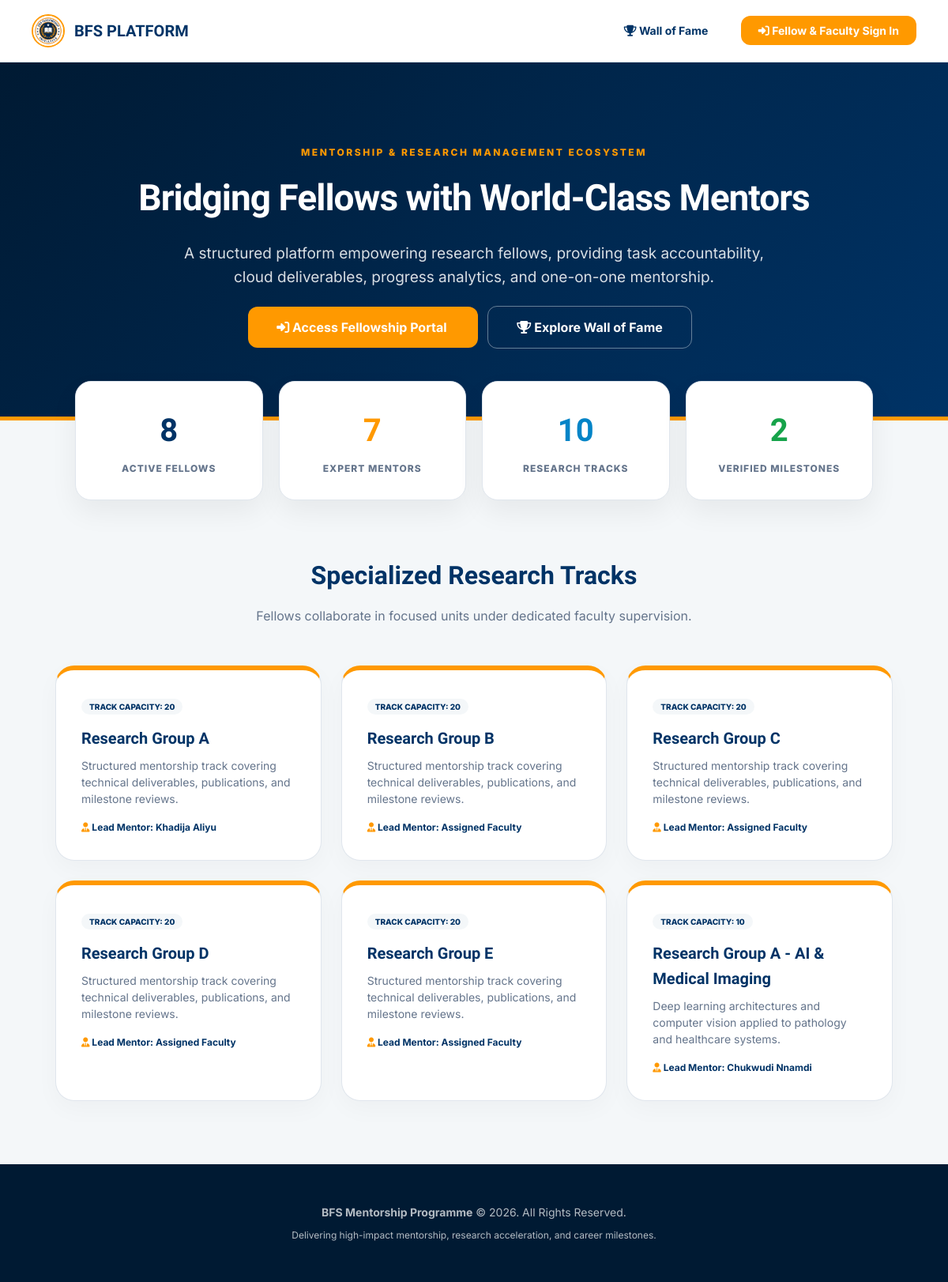
The page / on the database its author committed.
### groups/models.py (models this page shows, shortened)
class Group(models.Model):
    JOIN_CHOICES = [('open', 'Open'), ('approval', 'Approval Required'), ('closed', 'Closed')]
    STATUS_CHOICES = [('active', 'Active'), ('archived', 'Archived')]
    name = models.CharField(max_length=120)
    description = models.TextField(blank=True)
    capacity = models.PositiveIntegerField(default=20)
    join_status = models.CharField(max_length=15, choices=JOIN_CHOICES, default='approval')
    status = models.CharField(max_length=10, choices=STATUS_CHOICES, default='active')
    mentor = models.ForeignKey(
        settings.AUTH_USER_MODEL,
        on_delete=models.SET_NULL,
        null=True,
        blank=True,
        related_name='mentored_groups'
    )
    coordinator = models.ForeignKey(
        settings.AUTH_USER_MODEL,
        on_delete=models.SET_NULL,
        null=True,
        related_name='coordinated_groups'
    )
    created_at = models.DateTimeField(auto_now_add=True)

### accounts/models.py (models this page shows, shortened)
class User(AbstractUser):
    ROLE_CHOICES = [
        ('mentee', 'Mentee'),
        ('mentor', 'Mentor'),
        ('management', 'Management Team'),
        ('coordinator', 'Programme Coordinator'),
    ]
    role = models.CharField(max_length=20, choices=ROLE_CHOICES, default='mentee')
    phone = models.CharField(max_length=20, blank=True)
    bio = models.TextField(blank=True)
    avatar_url = models.URLField(blank=True)   # Link to OneDrive/SharePoint photo
    is_verified = models.BooleanField(default=False)
    linkedin_url = models.URLField(blank=True, verbose_name="LinkedIn Profile")
    github_url = models.URLField(blank=True, verbose_name="GitHub/Portfolio")
    cv_url = models.URLField(blank=True, verbose_name="CV/Resume (OneDrive Link)")
    qualification = models.CharField(max_length=120, blank=True, help_text="e.g. B.Sc, M.Sc, Ph.D, Professional Fellow")
    expertise = models.CharField(max_length=150, blank=True, help_text="e.g. Software Engineering, AI, Cloud, Research")
    academic_status = models.CharField(max_length=100, blank=True, help_text="e.g. Student, Recent Graduate, Professional")
    interests = models.TextField(blank=True, help_text="Areas of interest or specialization")
    career_goal = models.TextField(blank=True, help_text="Mentee primary career and learning goal")

### core/views.py (the view)
# urls.py: 2. Add a URL to urlpatterns:  path('', views.home, name='home')
def home(request):
    if request.user.is_authenticated:
        return redirect('dashboard:home')
    total_mentees = User.objects.filter(role='mentee').count()
    total_mentors = User.objects.filter(role='mentor').count()
    total_tracks = Group.objects.filter(status='active').count()
    total_achievements = Achievement.objects.filter(status='verified').count()
    recognitions = Recognition.objects.all()[:4]
    tracks = Group.objects.filter(status='active')[:6]
    context = {
        'total_mentees': total_mentees,
        'total_mentors': total_mentors,
        'total_tracks': total_tracks,
        'total_achievements': total_achievements,
        'recognitions': recognitions,
        'tracks': tracks,
    }
    return render(request, 'core/home.html', context)

### notifications/context_processors.py (called while the page is built, shortened)
def notification_context(request):
    return {
        'unread_notifications_count': 0,
        'latest_notifications': []
    }

### templates/core/home.html (shortened to what this page needs)
{% load static %}
<!DOCTYPE html>
<html lang="en">
<head>
    <link rel="stylesheet" href="https://cdnjs.cloudflare.com/ajax/libs/font-awesome/6.4.0/css/all.min.css">
</head>
<body>
    <nav class="navbar">
        <a href="/" class="brand">
            <img src="{% static 'images/logo.jpg' %}" alt="BFS Logo">
            <span>BFS PLATFORM</span>
        </a>
        <div>
            <a href="{% url 'core:wall_of_fame' %}" class="btn-nav" style="color: var(--navy); margin-right: 15px;"><i class="fas fa-trophy"></i> Wall of Fame</a>
            <a href="{% url 'accounts:login' %}" class="btn-nav btn-register"><i class="fas fa-sign-in-alt"></i> Fellow & Faculty Sign In</a>
        </div>
    </nav>
    <header class="hero">
        <span style="font-size: 12px; font-weight: 800; color: var(--gold); text-transform: uppercase; letter-spacing: 2.5px; display: inline-block; margin-bottom: 12px;">
            Mentorship & Research Management Ecosystem
        </span>
        <h1>Bridging Fellows with World-Class Mentors</h1>
        <p>A structured platform empowering research fellows, providing task accountability, cloud deliverables, progress analytics, and one-on-one mentorship.</p>
        <div>
            <a href="{% url 'accounts:login' %}" class="btn-nav btn-register" style="padding: 16px 36px; font-size: 16px;">
                <i class="fas fa-sign-in-alt"></i> Access Fellowship Portal
            </a>
            <a href="{% url 'core:wall_of_fame' %}" class="btn-nav btn-login" style="padding: 16px 36px; font-size: 16px; color: white; border-color: rgba(255,255,255,0.4); margin-left: 12px;">
                <i class="fas fa-trophy"></i> Explore Wall of Fame
            </a>
        </div>
    </header>
    <div class="stats-grid">
        <div class="stat-card">
            <div class="val">{{ total_mentees|default:"50+" }}</div>
            <div class="lbl">Active Fellows</div>
        </div>
        <div class="stat-card">
            <div class="val" style="color: var(--gold);">{{ total_mentors|default:"15+" }}</div>
            <div class="lbl">Expert Mentors</div>
        </div>
        <div class="stat-card">
            <div class="val" style="color: #0284c7;">{{ total_tracks|default:"5" }}</div>
            <div class="lbl">Research Tracks</div>
        </div>
        <div class="stat-card">
            <div class="val" style="color: #16a34a;">{{ total_achievements|default:"25+" }}</div>
            <div class="lbl">Verified Milestones</div>
        </div>
    </div>
    <section class="section">
        <h2 class="section-title">Specialized Research Tracks</h2>
        <p class="section-subtitle">Fellows collaborate in focused units under dedicated faculty supervision.</p>
        <div class="tracks-grid">
            {% for t in tracks %}
            <div class="track-card">
                <span style="font-size: 10px; font-weight: 800; background: var(--bg); color: var(--navy); padding: 4px 10px; border-radius: 12px; text-transform: uppercase;">
                    Track Capacity: {{ t.capacity }}
                </span>
                <h3 style="margin: 12px 0 8px; font-family: 'Lexend'; color: var(--navy); font-size: 20px;">{{ t.name }}</h3>
                <p style="margin: 0 0 16px; color: #64748b; font-size: 14px; line-height: 1.5;">
                    {{ t.description|default:"Structured mentorship track covering technical deliverables, publications, and milestone reviews." }}
                </p>
                <div style="font-size: 12px; color: var(--navy); font-weight: 700;">
                    <i class="fas fa-user-tie" style="color: var(--gold);"></i> Lead Mentor: {{ t.mentor.get_full_name|default:"Assigned Faculty" }}
                </div>
            </div>
            {% endfor %}
        </div>
    </section>
    <footer>
        <p style="margin-bottom: 8px;"><strong>BFS Mentorship Programme</strong> &copy; 2026. All Rights Reserved.</p>
        <p style="font-size: 12px;">Delivering high-impact mentorship, research acceleration, and career milestones.</p>
    </footer>
</body>
</html>

### templates/core/home.html (style rules this page uses)
:root { --navy: #003366; --navy-dark: #001a33; --gold: #FF9900; --gold-soft: rgba(255, 153, 0, 0.12); --bg: #F4F7F9; --line: #E0E6ED; }
* { box-sizing: border-box; margin: 0; padding: 0; }
body { font-family: 'Inter', sans-serif; background: var(--bg); color: #1e293b; line-height: 1.6; }
.navbar { background: white; border-bottom: 1px solid var(--line); padding: 18px 40px; display: flex; justify-content: space-between; align-items: center; position: sticky; top: 0; z-index: 100; }
.brand { display: flex; align-items: center; gap: 12px; text-decoration: none; }
.brand img { width: 42px; height: 42px; border-radius: 50%; border: 2px solid var(--gold); }
.brand span { font-family: 'Lexend'; font-weight: 800; font-size: 20px; color: var(--navy); }
.btn-nav { padding: 10px 22px; border-radius: 12px; font-weight: 700; font-size: 14px; text-decoration: none; transition: 0.3s; }
.btn-login { background: transparent; color: var(--navy); border: 1.5px solid var(--navy); margin-right: 10px; }
.btn-register { background: var(--gold); color: white; border: none; }
.hero { background: linear-gradient(135deg, var(--navy-dark) 0%, var(--navy) 100%); color: white; padding: 100px 30px; text-align: center; border-bottom: 5px solid var(--gold); }
.hero h1 { font-family: 'Lexend'; font-size: 46px; font-weight: 800; margin-bottom: 18px; letter-spacing: -1px; }
.hero p { font-size: 19px; max-width: 750px; margin: 0 auto 35px; color: rgba(255,255,255,0.85); }
.stats-grid { display: grid; grid-template-columns: repeat(auto-fit, minmax(200px, 1fr)); gap: 20px; max-width: 1050px; margin: -50px auto 70px; padding: 0 20px; }
.stat-card { background: white; border-radius: 20px; padding: 30px 20px; text-align: center; box-shadow: 0 15px 35px rgba(0,0,0,0.06); border: 1px solid var(--line); }
.stat-card .val { font-size: 40px; font-weight: 900; color: var(--navy); font-family: 'Lexend'; }
.stat-card .lbl { font-size: 12px; font-weight: 800; color: #64748b; text-transform: uppercase; letter-spacing: 1px; margin-top: 6px; }
.section { max-width: 1100px; margin: 0 auto 80px; padding: 0 20px; }
.section-title { font-family: 'Lexend'; font-size: 32px; color: var(--navy); text-align: center; margin-bottom: 12px; font-weight: 800; }
.section-subtitle { text-align: center; color: #64748b; font-size: 16px; margin-bottom: 50px; }
.tracks-grid { display: grid; grid-template-columns: repeat(auto-fit, minmax(300px, 1fr)); gap: 25px; }
.track-card { background: white; border-radius: 24px; padding: 32px; border: 1px solid var(--line); box-shadow: 0 10px 30px rgba(0,0,0,0.03); border-top: 6px solid var(--gold); }
footer { background: var(--navy-dark); color: rgba(255,255,255,0.7); padding: 50px 20px; text-align: center; font-size: 14px; }

### rows shown on the page
Group: capacity "20", name "Research Group A", description "Structured mentorship track covering technical deliverables, publications, and milestone reviews.", mentor.get_full_name "Khadija Aliyu"
Group: capacity "20", name "Research Group B", description "Structured mentorship track covering technical deliverables, publications, and milestone reviews.", mentor.get_full_name "Assigned Faculty"
Group: capacity "20", name "Research Group C", description "Structured mentorship track covering technical deliverables, publications, and milestone reviews.", mentor.get_full_name "Assigned Faculty"
Group: capacity "20", name "Research Group D", description "Structured mentorship track covering technical deliverables, publications, and milestone reviews.", mentor.get_full_name "Assigned Faculty"
Group: capacity "20", name "Research Group E", description "Structured mentorship track covering technical deliverables, publications, and milestone reviews.", mentor.get_full_name "Assigned Faculty"
Group: capacity "10", name "Research Group A - AI & Medical Imaging", description "Deep learning architectures and computer vision applied to pathology and healthcare systems.", mentor.get_full_name "Chukwudi Nnamdi"

### other values the page prints
{{ total_mentees|default:"50+" }} "8"
{{ total_mentors|default:"15+" }} "7"
{{ total_tracks|default:"5" }} "10"
{{ total_achievements|default:"25+" }} "2"
